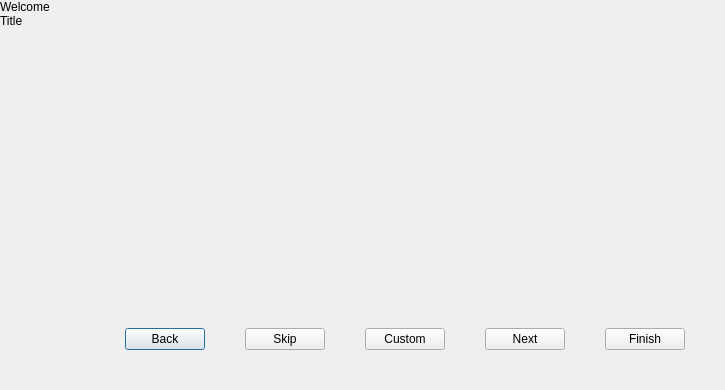
<?xml version="1.0" encoding="UTF-8"?>
<ui version="4.0">
 <class>FirstRunWizard</class>
 <widget class="QDialog" name="FirstRunWizard">
  <property name="geometry">
   <rect>
    <x>0</x>
    <y>0</y>
    <width>725</width>
    <height>390</height>
   </rect>
  </property>
  <property name="sizePolicy">
   <sizepolicy hsizetype="Fixed" vsizetype="Fixed">
    <horstretch>0</horstretch>
    <verstretch>0</verstretch>
   </sizepolicy>
  </property>
  <property name="windowTitle">
   <string>Last.fm Desktop App</string>
  </property>
  <layout class="QVBoxLayout" name="verticalLayout">
   <property name="spacing">
    <number>0</number>
   </property>
   <property name="margin">
    <number>0</number>
   </property>
   <item>
    <widget class="QLabel" name="welcome">
     <property name="text">
      <string notr="true">Welcome</string>
     </property>
    </widget>
   </item>
   <item>
    <widget class="QLabel" name="title">
     <property name="text">
      <string notr="true">Title</string>
     </property>
    </widget>
   </item>
   <item>
    <widget class="QStackedWidget" name="stackedWidget">
     <widget class="LoginPage" name="loginPage"/>
     <widget class="AccessPage" name="accessPage"/>
     <widget class="PluginsPage" name="pluginsPage"/>
     <widget class="PluginsInstallPage" name="pluginsInstallPage"/>
     <widget class="BootstrapPage" name="bootstrapPage"/>
     <widget class="BootstrapProgressPage" name="bootstrapProgressPage"/>
     <widget class="TourScrobblesPage" name="tourScrobblesPage"/>
     <widget class="TourMetadataPage" name="tourMetadataPage"/>
     <widget class="TourRadioPage" name="tourRadioPage"/>
     <widget class="TourFinishPage" name="tourFinishPage"/>
     <widget class="TourLocationPage" name="tourLocationPage"/>
    </widget>
   </item>
   <item>
    <layout class="QHBoxLayout" name="horizontalLayout">
     <property name="spacing">
      <number>40</number>
     </property>
     <property name="margin">
      <number>40</number>
     </property>
     <item>
      <layout class="QHBoxLayout" name="horizontalLayout_2">
       <property name="spacing">
        <number>0</number>
       </property>
       <item>
        <widget class="QLabel" name="importIcon">
         <property name="text">
          <string/>
         </property>
        </widget>
       </item>
       <item>
        <widget class="QLabel" name="importLabel">
         <property name="text">
          <string/>
         </property>
        </widget>
       </item>
      </layout>
     </item>
     <item>
      <spacer name="horizontalSpacer">
       <property name="orientation">
        <enum>Qt::Horizontal</enum>
       </property>
       <property name="sizeHint" stdset="0">
        <size>
         <width>0</width>
         <height>20</height>
        </size>
       </property>
      </spacer>
     </item>
     <item>
      <widget class="QPushButton" name="back">
       <property name="text">
        <string notr="true">Back</string>
       </property>
      </widget>
     </item>
     <item>
      <widget class="QPushButton" name="skip">
       <property name="text">
        <string notr="true">Skip</string>
       </property>
      </widget>
     </item>
     <item>
      <widget class="QPushButton" name="custom">
       <property name="text">
        <string notr="true">Custom</string>
       </property>
      </widget>
     </item>
     <item>
      <widget class="QPushButton" name="next">
       <property name="text">
        <string notr="true">Next</string>
       </property>
      </widget>
     </item>
     <item>
      <widget class="QPushButton" name="finish">
       <property name="text">
        <string notr="true">Finish</string>
       </property>
      </widget>
     </item>
    </layout>
   </item>
  </layout>
 </widget>
 <customwidgets>
  <customwidget>
   <class>LoginPage</class>
   <extends>QWidget</extends>
   <header>../Wizard/LoginPage.h</header>
   <container>1</container>
  </customwidget>
  <customwidget>
   <class>AccessPage</class>
   <extends>QWidget</extends>
   <header>../Wizard/AccessPage.h</header>
   <container>1</container>
  </customwidget>
  <customwidget>
   <class>PluginsPage</class>
   <extends>QWidget</extends>
   <header>../Wizard/PluginsPage.h</header>
   <container>1</container>
  </customwidget>
  <customwidget>
   <class>PluginsInstallPage</class>
   <extends>QWidget</extends>
   <header>../Wizard/PluginsInstallPage.h</header>
   <container>1</container>
  </customwidget>
  <customwidget>
   <class>BootstrapPage</class>
   <extends>QWidget</extends>
   <header>../Wizard/BootstrapPage.h</header>
   <container>1</container>
  </customwidget>
  <customwidget>
   <class>TourScrobblesPage</class>
   <extends>QWidget</extends>
   <header>../Wizard/TourScrobblesPage.h</header>
   <container>1</container>
  </customwidget>
  <customwidget>
   <class>TourMetadataPage</class>
   <extends>QWidget</extends>
   <header>../Wizard/TourMetadataPage.h</header>
   <container>1</container>
  </customwidget>
  <customwidget>
   <class>TourRadioPage</class>
   <extends>QWidget</extends>
   <header>../Wizard/TourRadioPage.h</header>
   <container>1</container>
  </customwidget>
  <customwidget>
   <class>TourFinishPage</class>
   <extends>QWidget</extends>
   <header>../Wizard/TourFinishPage.h</header>
   <container>1</container>
  </customwidget>
  <customwidget>
   <class>TourLocationPage</class>
   <extends>QWidget</extends>
   <header>../Wizard/TourLocationPage.h</header>
   <container>1</container>
  </customwidget>
  <customwidget>
   <class>BootstrapProgressPage</class>
   <extends>QWidget</extends>
   <header>../Wizard/BootstrapProgressPage.h</header>
   <container>1</container>
  </customwidget>
 </customwidgets>
 <resources/>
 <connections/>
</ui>
